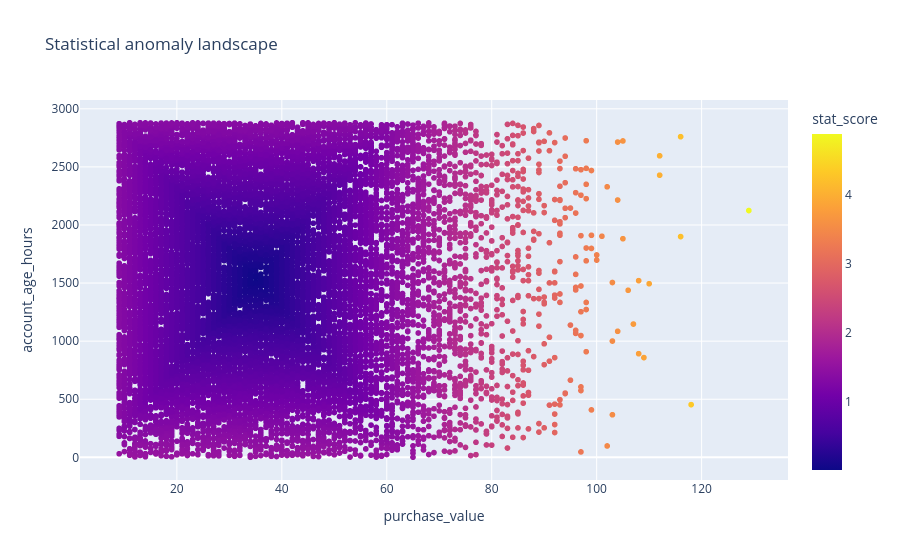

The notebook cell this image was saved under:
### Markdown cell above
## 2. Baseline performance

### Code cell
fig=px.scatter(Xv.sample(min(15000,len(Xv)),
                         random_state=42),x="purchase_value",
                         y="account_age_hours",color="stat_score",
                         hover_data=["user_id","device_id"],
                         title="Statistical anomaly landscape"); fig.show()

### Figure 1 — Plotly figure (JSON) as saved in the notebook; plotly's stock layout.template omitted (floating-point values rounded to 4 significant figures; data arrays with more than 128 entries replaced by an {"elided": "..."} marker saying what was removed)
{"data": [{"customdata": {"elided": "15000x2 mixed values"}, "hovertemplate": "purchase_value=%{x}<br>account_age_hours=%{y}<br>user_id=%{customdata[0]}<br>device_id=%{customdata[1]}<br>stat_score=%{marker.color}<extra></extra>", "legendgroup": "", "marker": {"color": {"elided": "15000 float values"}, "coloraxis": "coloraxis", "symbol": "circle"}, "mode": "markers", "name": "", "showlegend": false, "type": "scattergl", "x": {"elided": "15000 int values"}, "xaxis": "x", "y": {"elided": "15000 float values"}, "yaxis": "y"}], "layout": {"coloraxis": {"colorbar": {"title": {"text": "stat_score"}}, "colorscale": [[0, "#0d0887"], [0.1111, "#46039f"], [0.2222, "#7201a8"], [0.3333, "#9c179e"], [0.4444, "#bd3786"], [0.5556, "#d8576b"], [0.6667, "#ed7953"], [0.7778, "#fb9f3a"], [0.8889, "#fdca26"], [1, "#f0f921"]]}, "legend": {"tracegroupgap": 0}, "title": {"text": "Statistical anomaly landscape"}, "xaxis": {"anchor": "y", "domain": [0, 1], "title": {"text": "purchase_value"}}, "yaxis": {"anchor": "x", "domain": [0, 1], "title": {"text": "account_age_hours"}}}}
